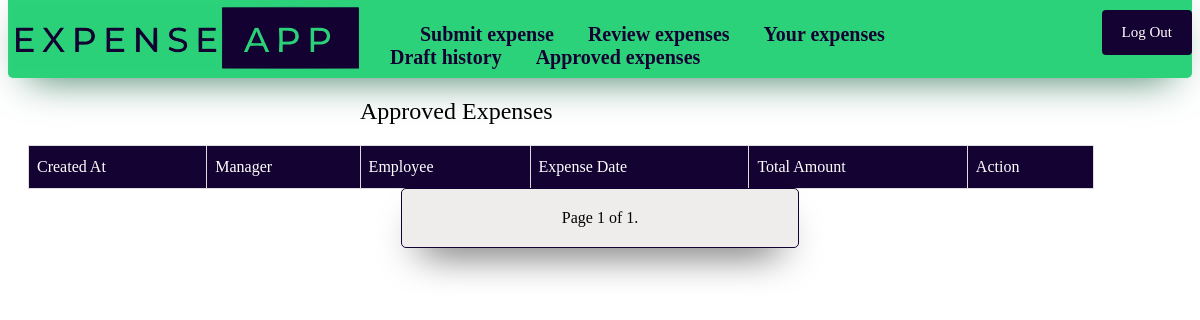
The app's page /accepted/ (signed in), older data.
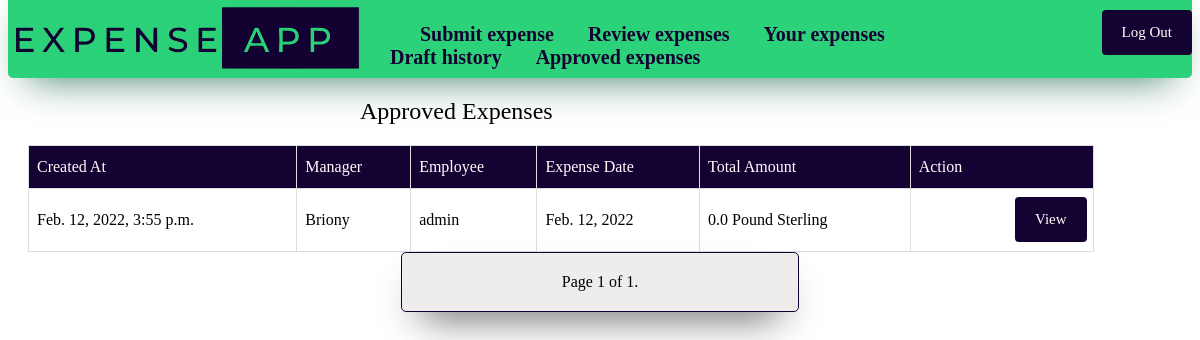
The same page, newer data.
### expense_app/models.py (models this page shows)
class Expense(models.Model):
    Approved = "AP"
    Rejected = "RE"
    Draft = "DR"
    Pending = "PE"
    Accommodation = "AC"
    Subsistence = "SU"
    Mileage = "MI"
    Staff_entertainment = "SE"
    Client_entertainment = "CE"
    Other = "OH"
    Flights = "FL"
    Other_travel = "OT"
    Euro = "EU"
    GBP = "GB"
    USD = "US"
    SGD = "SG"
    AUD = "AU"
    CHF = "CH"
    HKD = "HK"
    Status_Type = [(Approved, "Approved"), (Rejected, "Rejected"), (Draft, "Draft"), (Pending, "Pending")]
    Claim_Type = [(Accommodation, "Accommodation"), (Client_entertainment, "Client entertainment (Incl VAT)"), (Flights, "Flights"), (Mileage, "Mileage"), (Other, "Other"), (Other_travel, "Other travel"), (Staff_entertainment, "Staff entertainment"), (Subsistence, "Subsistence")]
    Currency_Type = [(Euro, "Euro"), (GBP, "Pound Sterling"), (USD, "US Dollar"), (SGD, "Singaporean Dollar"), (AUD, "Australian Dollar"), (CHF, "Swiss Franc"), (HKD, "Hong Kong Dollar")]
    time = models.DateTimeField(auto_now = True, editable= False)
    expense_amount = models.FloatField(validators=[MinValueValidator(0.0)], default=0)
    VAT_amount = models.FloatField(validators=[MinValueValidator(0.0)], default=0)
    employee = models.ForeignKey(User, on_delete=models.CASCADE, default = id(User))
    catagory = models.CharField(max_length = 2, choices= Claim_Type, default = "OH")
    persons_seen = models.CharField(max_length = 50, blank=False)
    information = models.TextField(max_length = 500)
    status = models.CharField(max_length = 2, choices= Status_Type, default = "PE")
    manager = models.ForeignKey(User, on_delete=models.PROTECT, limit_choices_to={'groups__name': "Manager"}, related_name='manager', default = id(User))
    manager_comment = models.TextField(max_length = 500, blank= True)
    expense_date = models.DateField()
    currency = models.CharField(max_length = 2, choices = Currency_Type, default = "GB")
    document = models.FileField(upload_to='media', blank= True)
    class Meta:
        ordering = ["time"]

### expense_app/views.py (the view, shortened to what this page needs)
# urls.py: path("accepted/", views.AdminView.as_view(), name = "accepted")
class AdminView(LoginRequiredMixin, PermissionRequiredMixin, ListView):
  permission_required = "expense_app.delete_expense"
  raise_exception = True
  model = Expense
  template_name = "expense_app/accepted.html"
  paginate_by = 10
  def get_queryset(self):
    return Expense.objects.filter(status = "AP").order_by("-time")

### expense_app/templatetags/auth_extras.py (called while the page is built)
@register.filter(name='has_group')
def has_group(user, group_name):
    return user.groups.filter(name=group_name).exists()

### expense_app/templates/expense_app/accepted.html (shortened to what this page needs)
<!DOCTYPE html>
{% extends 'expense_app/base.html' %}
{% block content %}
<h2>Approved Expenses</h2>
<table id="expense">
  <tr>
    <th>Created At</th>
    <th>Manager</th>
    <th>Employee</th>
    <th>Expense Date</th>
    <th>Total Amount </th>
    <th>Action</th>
  </tr>
  {% for expense in object_list %}
    <tr>
        <td>{{ expense.time}}</td>
        <td>{{expense.manager}}</td>
        <td>{{ expense.employee }}</td>
        <td>{{expense.expense_date}}</td>
        <td>{{expense.VAT_amount}} {{expense.get_currency_display}}</td>
        <td><a href="{% url 'expenseview' expense.id %}"><button>View</button></a></td>
    </tr>
  {% endfor %}
</table>
<div class="pagination">
  <span class="step-links">
      <span class="current">
          Page {{ page_obj.number }} of {{ page_obj.paginator.num_pages }}.
      </span>
  </span>
</div>
{% endblock %}

Row changes from the older to the newer data that the page shows:
now on this page (row edited): Expense: time "Feb. 12, 2022, 3:55 p.m.", manager "Briony", employee "admin", expense_date "Feb. 12, 2022", VAT_amount "0.0", currency "Pound Sterling"
